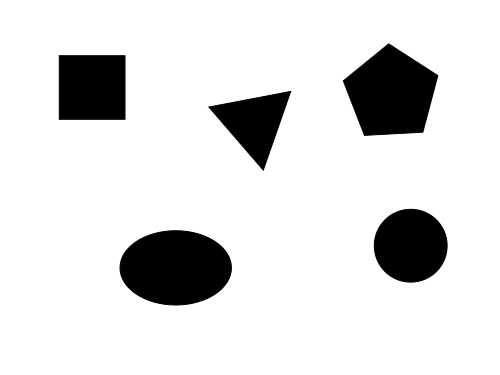
%> input picture zadanie3/corners/Rohy.png, 500 x 375 px
$ octave uloha3.m   (GNU Octave 9; MATLAB toolbox functions it lacks are replaced by stand-ins)
%> lines starting %> are read from the running program, lines starting %| are printed output that depends on the picture
I = double(rgb2gray(imread('corners\Rohy.png')))/255;
%> I: size 375x500 double; min 0, max 1, mean 0.87

figure('Name',' Detekcia rohov','NumberTitle','off');
%set(gcf, 'Units', 'Normalized', 'OuterPosition', [0 0 1 1]);
subplot(121)
imshow(I);
title('Pôvodný obrázok');

%gaussov filter na rozmazanie hran
h = fspecial('gaussian',3,0.5);

%horizontalne hrany - to je to iste co robi 'sobel'
%h_h = fspecial('sobel'); pre h_v mozem transponovat
h_h = [ 1  2  1 ; 0  0  0; -1 -2 -1; ];
h_v = [ 1  0  -1 ; 2  0  -2; 1 0 -1; ];

Ix = imfilter(I, h_v); %ked derivujem v smere x, su y-nove hrany
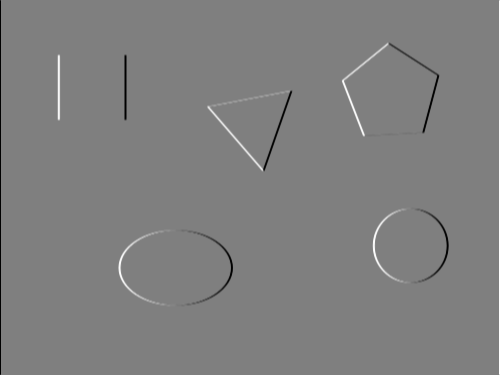
%> Ix: size 375x500 double; min -4, max 4, mean 1.02e-19; drawn with min black and max white
% figure;
% imshow(Ix, []);

Iy = imfilter(I, h_h);
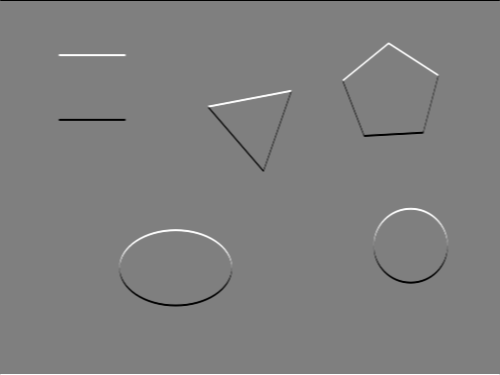
%> Iy: size 375x500 double; min -4, max 4, mean 0; drawn with min black and max white
% figure;
% imshow(Iy, []);

A00 = Ix .* Ix;
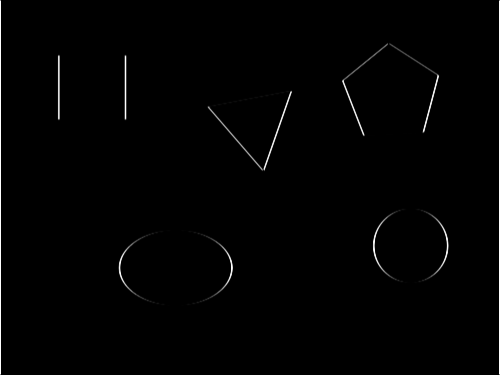
%> A00: size 375x500 double; min 0, max 16, mean 0.147; drawn with min black and max white
A00 =imfilter(A00, h);
% figure;
% imshow(A00, []);

A01 = Ix .* Iy;
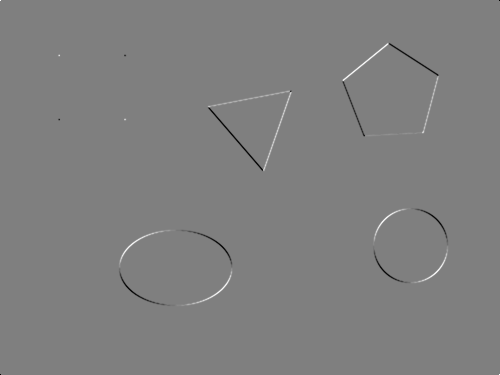
%> A01: size 375x500 double; min -9, max 9, mean -0.00018; drawn with min black and max white
A01 =imfilter(A01, h);
% figure;
% imshow(A01, []);

A11 = Iy .* Iy;
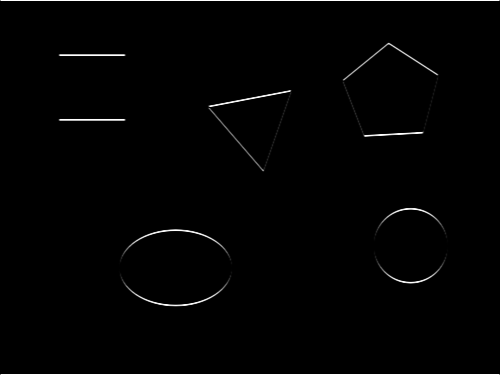
%> A11: size 375x500 double; min 0, max 16, mean 0.184; drawn with min black and max white
A11 =imfilter(A11, h);
% figure;
% imshow(A11, []);

% det(A)/trace(A) po prvkoch
A = (A00.*A11 - A01.^2)./(A00+A11);

subplot(122)
imshow(A, []);
title('Detekované rohy');
% [11 lines of commented-out code are left out]
